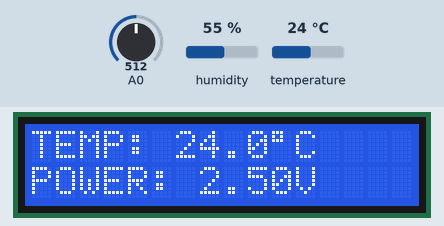
Bench run of a sketch on a simulated Arduino Uno, built with avr-gcc and run on an emulated ATmega328P. Shown: 16×2 character LCD. The test bench sets the inputs (shaded band); at power-on: temperature 24 °C, A0 = 512, humidity 55 %. What the sketch prints to the serial monitor is not drawn.

Above: at 1.2 s.
1.3 s: temperature set to 12 °C
At 2.9 s:
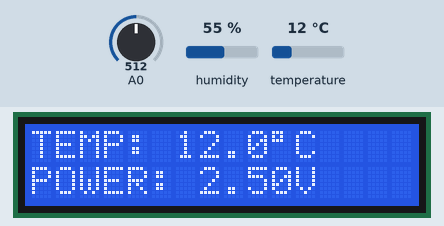
3.6 s: A0 set to 716
At 4.6 s:
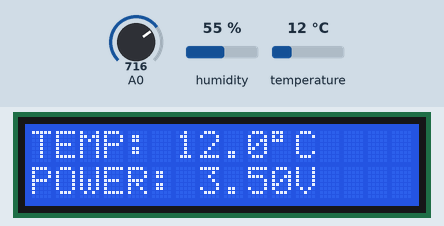
5.6 s: temperature set to 19 °C
At 7.4 s:
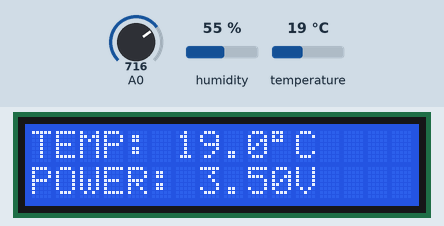
7.7 s: A0 set to 900
At 9.2 s:
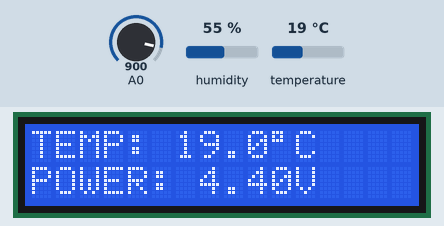
9.7 s: temperature set to 28 °C
At 10.9 s:
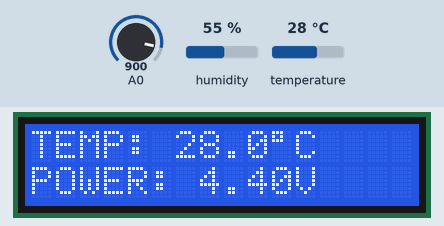
11.7 s: A0 set to 1023
At 12.6 s:
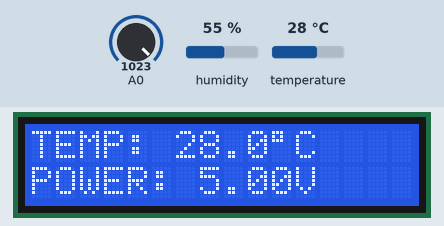
Timing chart, 0 to 14.7 s (numbered marks = the images above; inputs shaded):
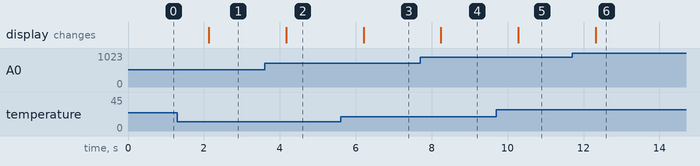

The sketch:

LCD_Display.ino
```cpp
#include <DHT.h>
#include <LiquidCrystal.h>

#define DHTTYPE DHT11
#define DHTPIN 6
DHT dht(DHTPIN, DHTTYPE);

LiquidCrystal lcd(7, 8, 9, 10, 11, 12);

void setup()
{
  Serial.begin(9600);
  lcd.begin(16, 2);
  dht.begin();
  lcd.print("Initializing...");
}

void loop()
{
  float temperature = dht.readTemperature();
  if (isnan(temperature)) {
    temperature = 0.0;
  }

  int sensorValue = analogRead(A0);
  float voltage = sensorValue * (5.0 / 1023.0);

  lcd.clear();
  lcd.setCursor(0, 0);
  lcd.print("TEMP: ");
  lcd.print(temperature, 1);
  lcd.print((char)223);
  lcd.print("C");

  lcd.setCursor(0, 1);
  lcd.print("POWER: ");
  lcd.print(voltage, 2);
  lcd.print("V");

  Serial.print("Temp: ");
  Serial.print(temperature, 1);
  Serial.print("C, Rail V: ");
  Serial.print(voltage, 2);
  Serial.println("V");

  delay(1000);
}
```

Measured:
- after the input at 1.3 s, the display: changes after 0.83 s (image 1)
- after the input at 3.6 s, the display: changes after 0.57 s (image 2)
- after the input at 5.6 s, the display: changes after 0.61 s (image 3)
- after the input at 7.7 s, the display: changes after 0.55 s (image 4)
- after the input at 9.7 s, the display: changes after 0.58 s (image 5)
- after the input at 11.7 s, the display: changes after 0.62 s (image 6)
